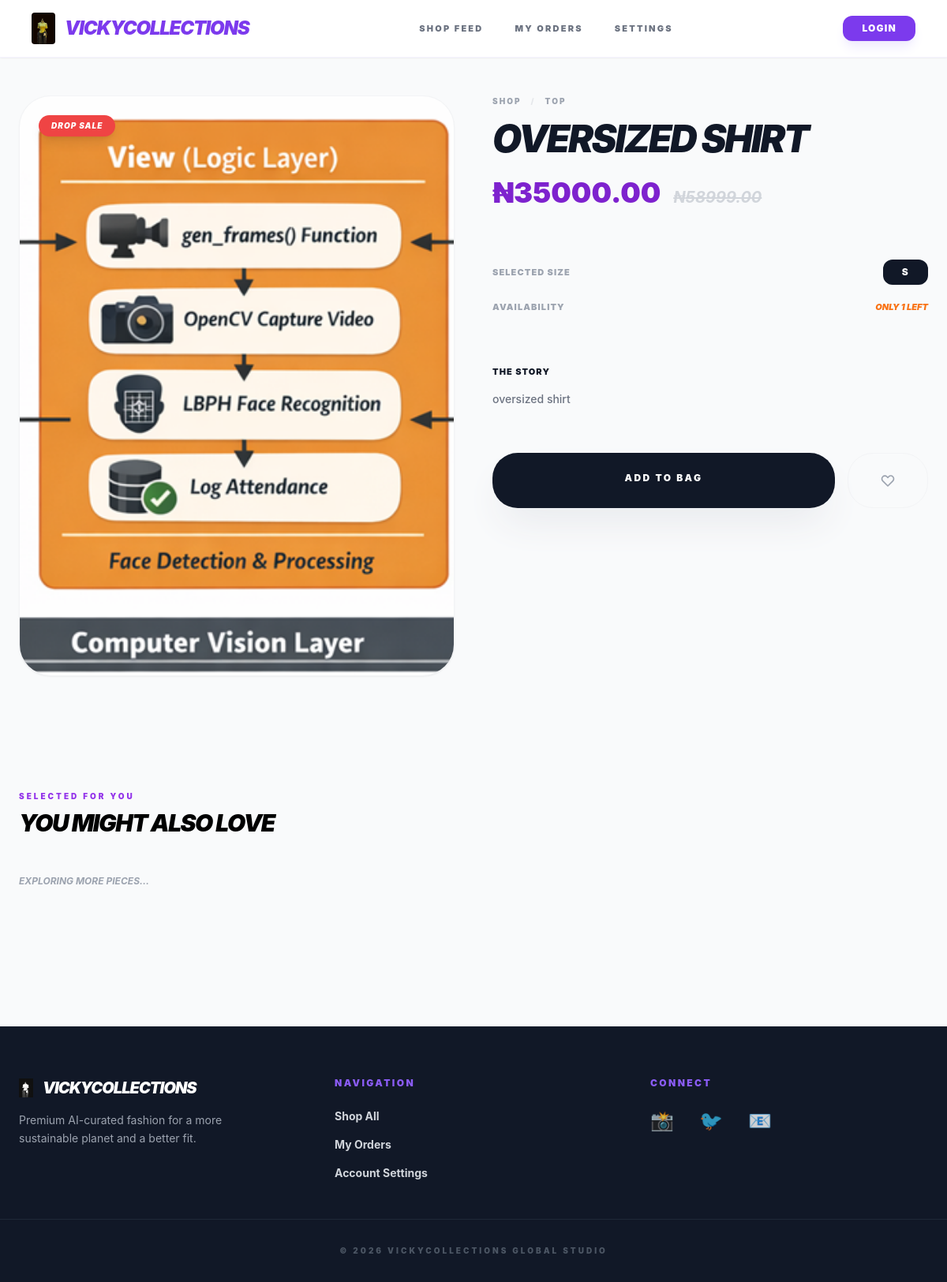
Screenshot of /product/2/ with the database file from the repository.
### store/models.py (models this page shows, shortened)
class StoreSettings(models.Model):
    store_name = models.CharField(max_length=100, default="ThriftElegance")
    logo = models.ImageField(upload_to='store_assets/', blank=True, null=True)
    class Meta:
        verbose_name_plural = "Store Settings"
    @classmethod
    def load(cls):
        obj, created = cls.objects.get_or_create(pk=1)
        return obj

class Product(models.Model):
    name = models.CharField(max_length=200)
    description = models.TextField(blank=True, help_text="Detailed info for the Product Page")
    price = models.DecimalField(max_digits=12, decimal_places=2, help_text="The current selling price")
    original_price = models.DecimalField(max_digits=12, decimal_places=2, null=True, blank=True, help_text="Slashed price (e.g., 50000)")
    quantity = models.PositiveIntegerField(default=1, help_text="How many units are in stock")
    is_available = models.BooleanField(default=True)
    image = models.ImageField(upload_to='products/', help_text="Primary display image")
    image_hover = models.ImageField(upload_to='products/', blank=True, null=True, help_text="Secondary/Detail image")
    size = models.CharField(max_length=10, choices=SIZE_CHOICES) # Increased max_length for safety
    category = models.CharField(max_length=20, choices=CATEGORY_CHOICES, default='DRESS')
    favorites = models.ManyToManyField(User, related_name="favorites", blank=True)
    created_at = models.DateTimeField(auto_now_add=True)

### store/views.py (the view)
# urls.py: path('product/<int:product_id>/', views.product_detail, name='product_detail'),
def product_detail(request, product_id):
    product = get_object_or_404(Product, id=product_id)
    related_products = Product.objects.filter(
        category=product.category,
        is_available=True
    ).exclude(id=product.id)[:4]
    return render(request, 'store/product_detail.html', {
        'product': product,
        'related_products': related_products
    })

### store/context_processors.py (called while the page is built)
def store_info(request):
    return {
        'store': StoreSettings.load()
    }

### templates/store/product_detail.html (shortened to what this page needs)
{% extends 'base.html' %}
{% block content %}
<div class="max-w-7xl mx-auto px-6 py-12">
    <div class="flex flex-col lg:flex-row gap-12">
        <div class="lg:w-1/2">
            <div class="sticky top-24">
                <div class="relative group aspect-[3/4] rounded-[2.5rem] overflow-hidden bg-gray-100 shadow-sm border border-gray-100">
                    <div id="carousel" class="product-carousel flex overflow-x-auto h-full w-full">
                        <div id="slide-1" class="min-w-full h-full">
                            <img src="{{ product.image.url }}" alt="{{ product.name }}" class="w-full h-full object-cover">
                        </div>
                    </div>
                    {% if product.original_price %}
                    <span class="absolute top-6 left-6 bg-red-500 text-white text-[10px] font-black px-4 py-1.5 rounded-full uppercase italic tracking-widest shadow-lg z-10">
                        Drop Sale
                    </span>
                    {% endif %}
                </div>
            </div>
        </div>
        <div class="lg:w-1/2 space-y-8">
            <div>
                <nav class="flex text-[10px] text-gray-400 mb-4 uppercase tracking-[0.2em] font-black">
                    <a href="{% url 'dashboard' %}" class="hover:text-purple-600 transition">Shop</a>
                    <span class="mx-3 text-gray-200">/</span>
                    <span>{{ product.category }}</span>
                </nav>
                <h1 class="text-4xl md:text-5xl font-black text-gray-900 leading-[1.1] tracking-tighter uppercase italic">{{ product.name }}</h1>
                <div class="flex items-baseline gap-4 mt-6">
                    <p class="text-4xl font-black text-purple-700">₦{{ product.price }}</p>
                    {% if product.original_price %}
                    <p class="text-xl font-bold text-gray-300 line-through italic">₦{{ product.original_price }}</p>
                    {% endif %}
                </div>
            </div>
            <div class="border-t border-b border-gray-50 py-8 space-y-5">
                <div class="flex items-center justify-between">
                    <span class="text-[11px] font-black uppercase tracking-widest text-gray-400">Selected Size</span>
                    <span class="bg-gray-900 text-white px-6 py-2 rounded-xl text-xs font-black uppercase tracking-widest">
                        {{ product.size }}
                    </span>
                </div>
                <div class="flex items-center justify-between">
                    <span class="text-[11px] font-black uppercase tracking-widest text-gray-400">Availability</span>
                    {% if product.quantity > 0 %}
                        {% if product.quantity < 3 %}
                            <span class="text-orange-500 text-[11px] font-black uppercase italic animate-pulse">Only {{ product.quantity }} left</span>
                        {% else %}
                            <span class="text-green-500 text-[11px] font-black uppercase italic">In Stock</span>
                        {% endif %}
                    {% else %}
                        <span class="text-red-500 text-[11px] font-black uppercase italic">Sold Out</span>
                    {% endif %}
                </div>
            </div>
            <div class="space-y-4">
                <h3 class="text-[11px] font-black uppercase tracking-widest text-gray-900">The Story</h3>
                <p class="text-gray-500 leading-relaxed text-sm font-medium">
                    {{ product.description|default:"This is a hand-picked, premium thrift piece curated specifically for your style profile. Sustainable, unique, and ready for a new home." }}
                </p>
            </div>
            <div class="flex flex-col sm:flex-row gap-4 pt-6">
                {% if product.quantity > 0 %}
                <a href="{% url 'add_to_cart' product.id %}" class="flex-1 bg-gray-900 text-white py-6 rounded-[2rem] font-black text-xs uppercase tracking-[0.2em] text-center shadow-2xl shadow-gray-200 hover:bg-purple-600 transition-all transform hover:-translate-y-1">
                    Add to Bag
                </a>
                {% else %}
                <button disabled class="flex-1 bg-gray-100 text-gray-400 py-6 rounded-[2rem] font-black text-xs uppercase tracking-[0.2em] cursor-not-allowed">
                    Out of Stock
                </button>
                {% endif %}
                <a href="{% url 'toggle_wishlist' product.id %}" class="px-10 py-6 border border-gray-100 rounded-[2rem] flex items-center justify-center hover:bg-red-50 hover:border-red-100 transition-all group">
                </a>
            </div>
        </div>
    </div>
</div>
<section class="max-w-7xl mx-auto px-6 py-24 border-t border-gray-50">
    <div class="mb-12">
        <h3 class="text-[10px] font-black text-purple-600 uppercase tracking-[0.3em] mb-2">Selected for you</h3>
        <h2 class="text-3xl font-black tracking-tighter uppercase italic">You might also love</h2>
    </div>
    <div class="grid grid-cols-2 md:grid-cols-4 gap-6 md:gap-10">
        {% for item in related_products %}
            {% include 'store/partials/product_card.html' with product=item %}
        {% empty %}
            <p class="text-xs font-bold text-gray-400 uppercase italic">Exploring more pieces...</p>
        {% endfor %}
    </div>
</section>
{% endblock %}

### templates/base.html (shortened to what this page needs)
<!DOCTYPE html>
<html lang="en">
<head>
    <script src="https://cdn.tailwindcss.com"></script>
</head>
<body class="bg-gray-50 flex flex-col min-h-screen">
    <nav class="bg-white border-b border-brand-50 sticky top-0 z-50 shadow-sm">
        <div class="max-w-7xl mx-auto px-4 md:px-10 py-4 flex justify-between items-center">
            <a href="{% url 'landing' %}" class="flex items-center shrink-0 space-x-3">
                {% if store.logo %}
                    <img src="{{ store.logo.url }}" alt="{{ store.store_name }}" class="h-8 md:h-10 w-auto object-contain rounded">
                {% endif %}
                <span class="text-xl md:text-2xl font-black text-brand-600 tracking-tighter uppercase italic">
                    {{ store.store_name|default:"ThriftElegance" }}
                </span>
            </a>
            <div class="hidden md:flex items-center space-x-10 text-[11px] font-black text-gray-500 uppercase tracking-[0.2em]">
                <a href="{% url 'dashboard' %}" class="hover:text-brand-600 transition">Shop Feed</a>
                <a href="{% url 'order_history' %}" class="hover:text-brand-600 transition">My Orders</a>
                <a href="{% url 'profile_settings' %}" class="hover:text-brand-600 transition">Settings</a>
            </div>
            <div class="flex items-center space-x-3 md:space-x-6">
                {% if user.is_authenticated %}
                    <a href="{% url 'wishlist_view' %}" class="text-gray-400 hover:text-brand-600 transition p-1">
                        <svg xmlns="http://www.w3.org/2000/svg" class="h-6 w-6" fill="none" viewBox="0 0 24 24" stroke="currentColor">
                            <path stroke-linecap="round" stroke-linejoin="round" stroke-width="2" d="M4.318 6.318a4.5 4.5 0 000 6.364L12 20.364l7.682-7.682a4.5 4.5 0 00-6.364-6.364L12 7.636l-1.318-1.318a4.5 4.5 0 00-6.364 0z" />
                        </svg>
                    </a>
                    <a href="{% url 'cart' %}" class="relative text-gray-400 hover:text-brand-600 transition p-1">
                        <svg xmlns="http://www.w3.org/2000/svg" class="h-6 w-6" fill="none" viewBox="0 0 24 24" stroke="currentColor">
                            <path stroke-linecap="round" stroke-linejoin="round" stroke-width="2" d="M16 11V7a4 4 0 00-8 0v4M5 9h14l1 12H4L5 9z" />
                        </svg>
                        {% if cart_items|length > 0 %}
                        <span class="absolute -top-1 -right-1 bg-brand-600 text-white text-[9px] font-black px-1.5 py-0.5 rounded-full border-2 border-white">
                            {{ cart_items|length }}
                        </span>
                        {% endif %}
                    </a>
                    <div class="h-6 w-[1px] bg-gray-100 hidden md:block"></div>
                    <form action="{% url 'logout' %}" method="POST" class="hidden md:block">
                        {% csrf_token %}
                        <button type="submit" class="text-[10px] font-black text-gray-400 hover:text-red-500 uppercase tracking-widest transition">
                            Logout
                        </button>
                    </form>
                    <button onclick="toggleMenu()" class="md:hidden text-gray-900 p-1 focus:outline-none">
                        <svg id="menu-icon" xmlns="http://www.w3.org/2000/svg" class="h-7 w-7" fill="none" viewBox="0 0 24 24" stroke="currentColor">
                            <path stroke-linecap="round" stroke-linejoin="round" stroke-width="2" d="M4 6h16M4 12h16m-7 6h7" />
                        </svg>
                    </button>
                {% else %}
                    <a href="{% url 'login' %}" class="font-black text-white bg-brand-600 px-6 py-2 rounded-xl text-xs uppercase tracking-widest shadow-lg shadow-brand-100 hover:bg-brand-700 transition">Login</a>
                {% endif %}
            </div>
        </div>
    </nav>
    <main class="flex-grow">
        {% block content %}
        {% endblock %}
    </main>
    <footer class="bg-gray-900 text-white pt-16 pb-8 mt-20">
        <div class="max-w-7xl mx-auto px-6 grid grid-cols-1 md:grid-cols-3 gap-12 border-b border-gray-800 pb-12">
            <div class="text-center md:text-left">
                <div class="flex items-center justify-center md:justify-start space-x-3 mb-4">
                    {% if store.logo %}
                        <img src="{{ store.logo.url }}" class="h-6 w-auto grayscale brightness-200">
                    {% endif %}
                    <h3 class="font-black italic uppercase tracking-tighter text-xl">{{ store.store_name|default:"ThriftElegance" }}</h3>
                </div>
                <p class="text-gray-400 text-sm leading-relaxed max-w-xs mx-auto md:mx-0">Premium AI-curated fashion for a more sustainable planet and a better fit.</p>
            </div>
            <div class="text-center md:text-left">
                <h4 class="font-black mb-6 text-xs uppercase tracking-[0.2em] text-brand-500">Navigation</h4>
                <ul class="text-gray-300 text-sm space-y-4 font-bold">
                    <li><a href="{% url 'dashboard' %}" class="hover:text-white transition">Shop All</a></li>
                    <li><a href="{% url 'order_history' %}" class="hover:text-white transition">My Orders</a></li>
                    <li><a href="{% url 'profile_settings' %}" class="hover:text-white transition">Account Settings</a></li>
                </ul>
            </div>
            <div class="text-center md:text-left">
                <h4 class="font-black mb-6 text-xs uppercase tracking-[0.2em] text-brand-500">Connect</h4>
                <div class="flex justify-center md:justify-start space-x-8 text-2xl">
                    <a href="#" class="hover:text-brand-500 transition opacity-80 hover:opacity-100">📸</a>
                    <a href="#" class="hover:text-brand-500 transition opacity-80 hover:opacity-100">🐦</a>
                    <a href="#" class="hover:text-brand-500 transition opacity-80 hover:opacity-100">📧</a>
                </div>
            </div>
        </div>
        <p class="text-center text-gray-600 text-[10px] mt-8 font-black uppercase tracking-[0.3em]">
            © 2026 {{ store.store_name|default:"ThriftElegance" }} Global Studio
        </p>
    </footer>
</body>
</html>

### templates/store/product_detail.html (style rules this page uses)
.product-carousel { scroll-snap-type: x mandatory; -ms-overflow-style: none; scrollbar-width: none; }
.product-carousel div { scroll-snap-align: start; }

### rows the page displays
StoreSettings: logo (picture), store_name "VICKYCOLLECTIONS"
Product: image (picture), category "TOP", name "OVERSIZED SHIRT", price "35000.00", original_price "58999.00", size "S", quantity "1", description "oversized shirt"
